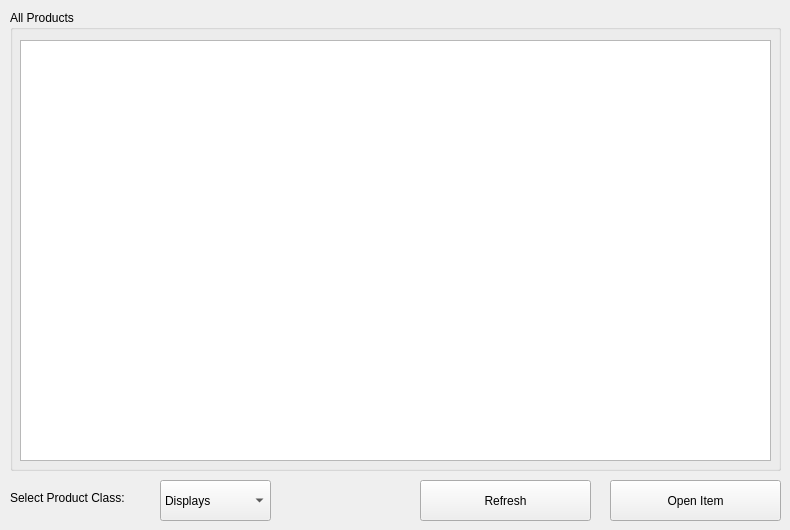
    <widget class="QWidget" name="tab_4">
     <attribute name="title">
      <string>Show All Products</string>
     </attribute>
     <widget class="QGroupBox" name="groupBox_11">
      <property name="geometry">
       <rect>
        <x>10</x>
        <y>10</y>
        <width>771</width>
        <height>461</height>
       </rect>
      </property>
      <property name="title">
       <string>All Products</string>
      </property>
      <widget class="QListWidget" name="allProductsList">
       <property name="geometry">
        <rect>
         <x>10</x>
         <y>30</y>
         <width>751</width>
         <height>421</height>
        </rect>
       </property>
       <property name="styleSheet">
        <string notr="true">font: 300 16pt &quot;Fira Mono&quot;;</string>
       </property>
      </widget>
     </widget>
     <widget class="QPushButton" name="openItemAllBtn">
      <property name="geometry">
       <rect>
        <x>610</x>
        <y>480</y>
        <width>171</width>
        <height>41</height>
       </rect>
      </property>
      <property name="text">
       <string>Open Item</string>
      </property>
     </widget>
     <widget class="QComboBox" name="allProductsClassCmbx">
      <property name="geometry">
       <rect>
        <x>160</x>
        <y>480</y>
        <width>111</width>
        <height>41</height>
       </rect>
      </property>
      <item>
       <property name="text">
        <string>Displays</string>
       </property>
      </item>
      <item>
       <property name="text">
        <string>Cables</string>
       </property>
      </item>
     </widget>
     <widget class="QLabel" name="productClassAllLbl">
      <property name="geometry">
       <rect>
        <x>10</x>
        <y>490</y>
        <width>141</width>
        <height>16</height>
       </rect>
      </property>
      <property name="text">
       <string>Select Product Class: </string>
      </property>
     </widget>
     <widget class="QPushButton" name="refreshAllBtn">
      <property name="geometry">
       <rect>
        <x>420</x>
        <y>480</y>
        <width>171</width>
        <height>41</height>
       </rect>
      </property>
      <property name="text">
       <string>Refresh</string>
      </property>
     </widget>
    </widget>
